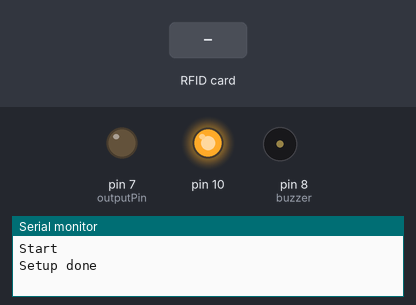
Simulated run of this sketch. Board: Arduino Uno, built with avr-gcc and run on an emulated ATmega328P. Shown: output pins drawn as LEDs (lit = HIGH), buzzer (waves = sounding), the last lines printed to the serial monitor. Inputs (shaded band) come from the test bench.

Above: at 2.9 s.
3.0 s: RFID card AD CF 9A 4F held to the reader
At 3.4 s:
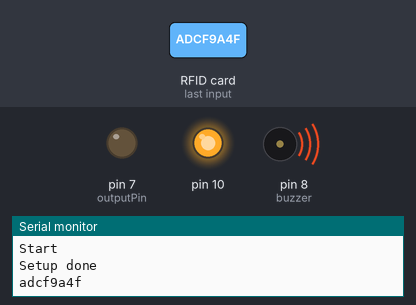
5.0 s: RFID card 2D D0 9A 4F held to the reader
At 6.3 s:
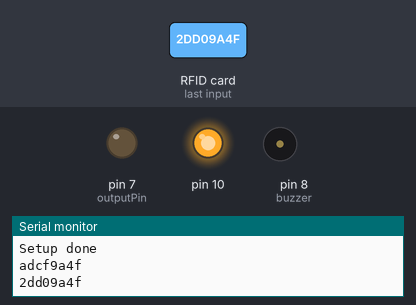
6.5 s: RFID card ED CF 9A 4F held to the reader
At 6.9 s:
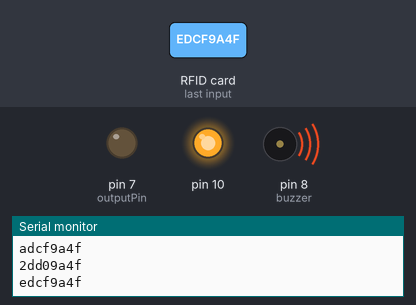
Timing chart, 0 to 9.5 s (numbered marks = the images above; inputs shaded):
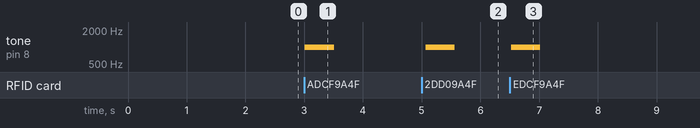

Measured:
- after the input at 3.0 s, tone on pin 8 (buzzer): silent → 1000 Hz at once, → silent 0.50 s later
- after the input at 5.0 s, tone on pin 8 (buzzer): silent → 1000 Hz after 0.07 s, → silent 0.50 s later
- after the input at 6.5 s, tone on pin 8 (buzzer): silent → 1000 Hz at once, → silent 0.50 s later

The sketch:

resistorRFIDschoolBuzzerConstant.ino
```cpp
#include <MFRC522.h>

const byte numReaders = 5;
//Input pin for each reader
const byte ssPins[] = {2,3,4,5,6};
//All share same reset pin
const byte resetPin = 9;
//6th "cdd79a4f",
// In order of color: yellow, purple, green, brown, orange
const String correctIDs[] = {"adcf9a4f", "dd89a4f","2dd09a4f", "edcf9a4f", "8dd79a4f"}; // currently resistor set 1 APR
//IMPORTANT: back up IDs
//IMPORTANT CHANGE THIS NUMBER WHEN YOU ADD OR REMOVE CARD IDS.
const int numyellow = 1, numpurple = 1, numgreen = 1, numbrown = 1, numorange = 1;
const String yellowIDs[] = {"0ddf9a4f"};
const String purpleIDs[] = {"4ddf9a4f"};
const String greenIDs[] = {"8ddf9a4f"};
const String brownIDs[] = {"cddf9a4f"};
const String orangeIDs[] = {"0de09a4f"};

const int buzzer = 8;

int outputPin = 7;

MFRC522 mfrc522[numReaders];

String currentIDs[numReaders];

String dump_byte_array(byte *buffer, byte bufferSize) {
  String read_rfid = "";
  for (byte i = 0; i < bufferSize; i++) {
    read_rfid = read_rfid + String(buffer[i], HEX);
  }
  return read_rfid;
}

int current_state = 0;

void setup() {
  // Initialise the SPI bus
  Serial.begin(9600);
  Serial.println("Start");
  // put your setup code here, to run once:
  pinMode(outputPin, OUTPUT);

  SPI.begin();
  for(uint8_t i = 0; i < numReaders; i++){
    //Assign pin and reset to RFID reader
    mfrc522[i].PCD_Init(ssPins[i], resetPin);

    delay(100);
  }

  delay(1000);
  Serial.println("Setup done");
  digitalWrite(outputPin, LOW);
}

void loop(){
  // Assume that the rfids tags are at the right readers
  boolean rfidSolved = true;

  // Assume that the tags have not changed since last reading
  boolean changedValue = false;

  // Loop through each reader
  for (uint8_t i = 0; i < numReaders; i++) {
    // Initialise the sensor
    mfrc522[i].PCD_Init();

    // String to hold the ID detected by each sensor
    String readRFID = "";

    // If the sensor detects a tag and is able to read it
    if (mfrc522[i].PICC_IsNewCardPresent() && mfrc522[i].PICC_ReadCardSerial()) {
      // Extract the ID from the tag
      readRFID = dump_byte_array(mfrc522[i].uid.uidByte, mfrc522[i].uid.size);
      Serial.println(readRFID);
    }

    if (readRFID != currentIDs[i]) {
      // Set the flag to show that the rfid state has changed
      changedValue = true;
      // Update the stored value for this sensor
      currentIDs[i] = readRFID;
    }

    //Ignore no cards read
        if(readRFID != ""){
          //Play a sound when card is read
          tone(buzzer, 1000);
          delay(500);
          noTone(buzzer);
        }
  }


  for(int i = 0; i < numReaders; i++){
    if(currentIDs[i] != correctIDs[i]){
      rfidSolved = false;
    }
  }

  if(rfidSolved){
    digitalWrite(outputPin, HIGH);
    Serial.println("Open");
    tone(buzzer, 1500);
    delay(100);
    noTone(buzzer);
    delay(50);
    tone(buzzer, 1500);
    delay(50);
    noTone(buzzer);
    delay(50);
    tone(buzzer, 1500);
    delay(50);
    noTone(buzzer);
    delay(50);
    tone(buzzer, 1500);
    delay(50);
    noTone(buzzer);
    delay(50);
  }
}
```
